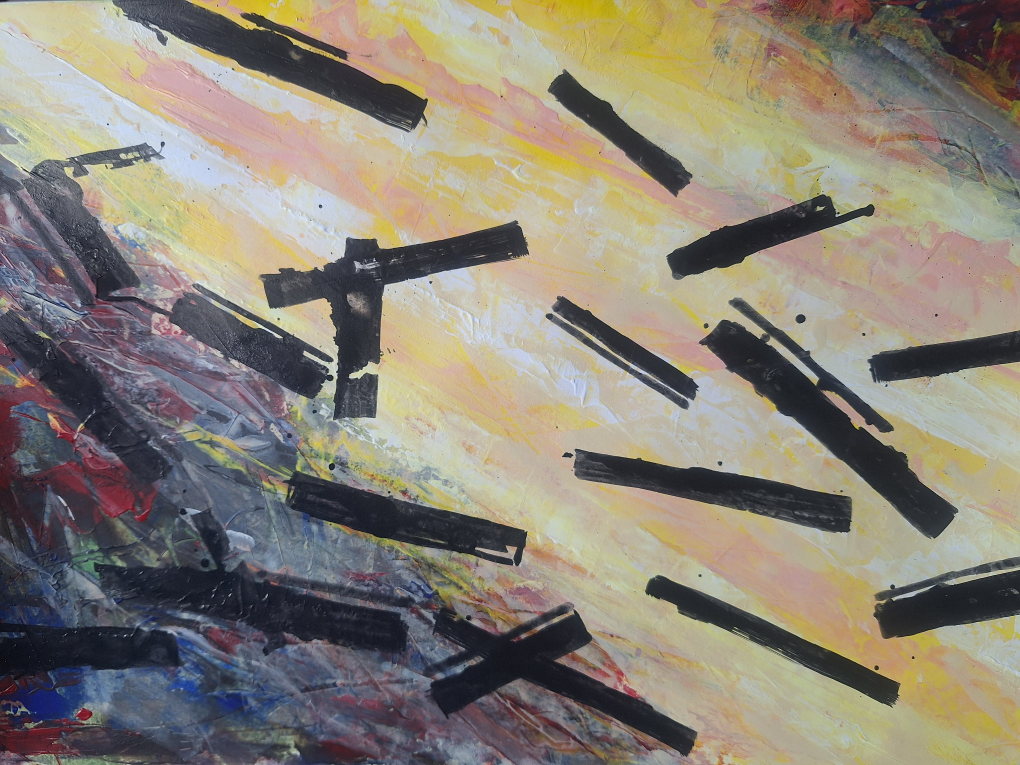
#> input picture content/img/inspiration/20260319_104339.jpg, 4080 x 3060 px (shown at 1/4 size); its folder holds 3 pictures in this run
$ python gen_gallery.py
#> lines starting #> are read from the running program, lines starting #| are printed output that depends on the picture
#!/usr/bin/env python3
"""content/img/inspiration 폴더의 그림마다 썸네일(긴 변 800px, webp)을 만들고, 원본 크기를
content/img/thumbs/meta.json 에 적어 둔다.

그림 정보(제목·연도·재료)와 정렬·표시는 전부 Node 쪽(quartz/garden/collect.ts, 아빠의 화단
컴포넌트)이 이 메타데이터 + garden.yaml/gallery.yaml 을 읽어서 한다 — 이 스크립트는 예전처럼
content/gallery.md 를 다시 쓰지 않는다(그 페이지는 이제 사람이 직접 관리하는 평범한 파일 +
컴포넌트가 채우는 구조라, CI가 덮어쓰면 안 된다).

CI(.github/workflows/deploy.yml)에서만 돈다 — 로컬에는 썸네일/meta.json 이 없다(CLAUDE.md §8).
"""

from __future__ import annotations  # `str | None` 같은 표기가 로컬 Python 3.9 에서도 되게

import json
from pathlib import Path

from PIL import Image, ImageOps

ROOT = Path(__file__).resolve().parent.parent   # quartz/ 루트

IMG_DIR = ROOT / "content" / "img" / "inspiration"

THUMB_DIR = ROOT / "content" / "img" / "thumbs"
THUMB_MAX = 800          # 긴 변 기준 픽셀
THUMB_QUALITY = 82
META_PATH = THUMB_DIR / "meta.json"

IMAGE_EXT = {".jpg", ".jpeg", ".png", ".gif", ".webp", ".avif"}


def make_thumb(src: Path) -> tuple[int, int] | None:
    """썸네일을 만들고 원본 (width, height) 를 반환. 실패하면 None."""
    THUMB_DIR.mkdir(parents=True, exist_ok=True)
    # src.stem 이 아니라 src.name(확장자 포함) — 같은 이름에 확장자만 다른 파일이 나중에
    # 생겨도(예: 20260727.jpg 와 20260727.png) 썸네일이 서로 덮어쓰지 않는다.
    dst = THUMB_DIR / (src.name + ".webp")

    try:
        with Image.open(src) as im:
#> im is the input picture: PIL image 4080x3060 RGB; mean R, G, B 137.7, 130.9, 118.4
            im = ImageOps.exif_transpose(im)      # 세로 사진 회전 보정
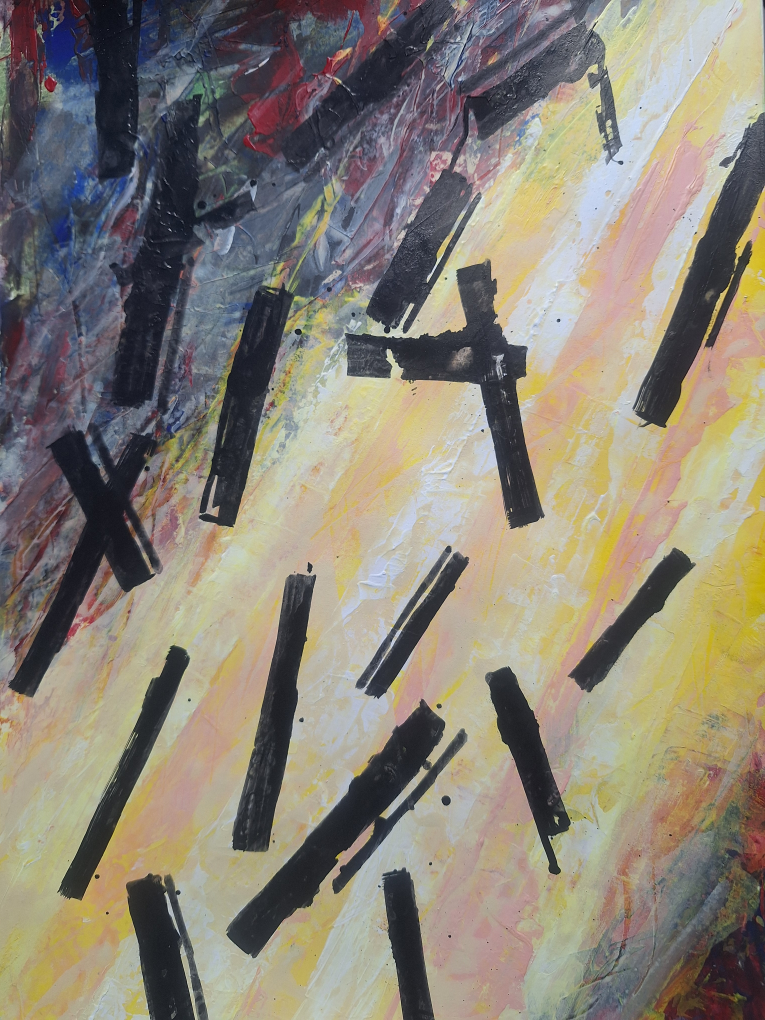
#> im: PIL image 3060x4080 RGB (shown at 1/4 size); mean R, G, B 137.7, 130.9, 118.4
            size = im.size                        # thumbnail() 이 제자리에서 줄이기 전에 저장
#> size = (3060, 4080)
            if not (dst.exists() and dst.stat().st_mtime >= src.stat().st_mtime):
                im.thumbnail((THUMB_MAX, THUMB_MAX))
                # 투명 배경(PNG 등)을 그냥 RGB로 바꾸면 배경이 검게 나온다 — 흰 배경에
                # 합성해서 그림처럼 보이게 한다. 투명도가 없는 그림(대부분의 사진)은 그대로.
                if im.mode in ("RGBA", "LA") or (im.mode == "P" and "transparency" in im.info):
                    bg = Image.new("RGB", im.size, (255, 255, 255))
                    bg.paste(im, mask=im.convert("RGBA").split()[-1])
                    im = bg
                else:
                    im = im.convert("RGB")
                im.save(dst, "WEBP", quality=THUMB_QUALITY, method=6)
                print(f"  thumb: {dst.name}")
    except Exception as e:
        print(f"  ! 썸네일 실패 ({src.name}): {e}")
        return None

    return size


def main() -> None:
    if not IMG_DIR.is_dir():
        raise SystemExit(f"폴더를 찾을 수 없음: {IMG_DIR}")

    files = sorted(
        p for p in IMG_DIR.iterdir()
        if p.is_file() and p.suffix.lower() in IMAGE_EXT
    )

    meta: dict[str, dict[str, int]] = {}
    ok = 0
    for p in files:
        size = make_thumb(p)
#> size = (3060, 4080)
        if size is None:
            continue
        meta[p.name] = {"width": size[0], "height": size[1]}
        ok += 1
#> pass 2 of the loop in main, `for p in files:`:
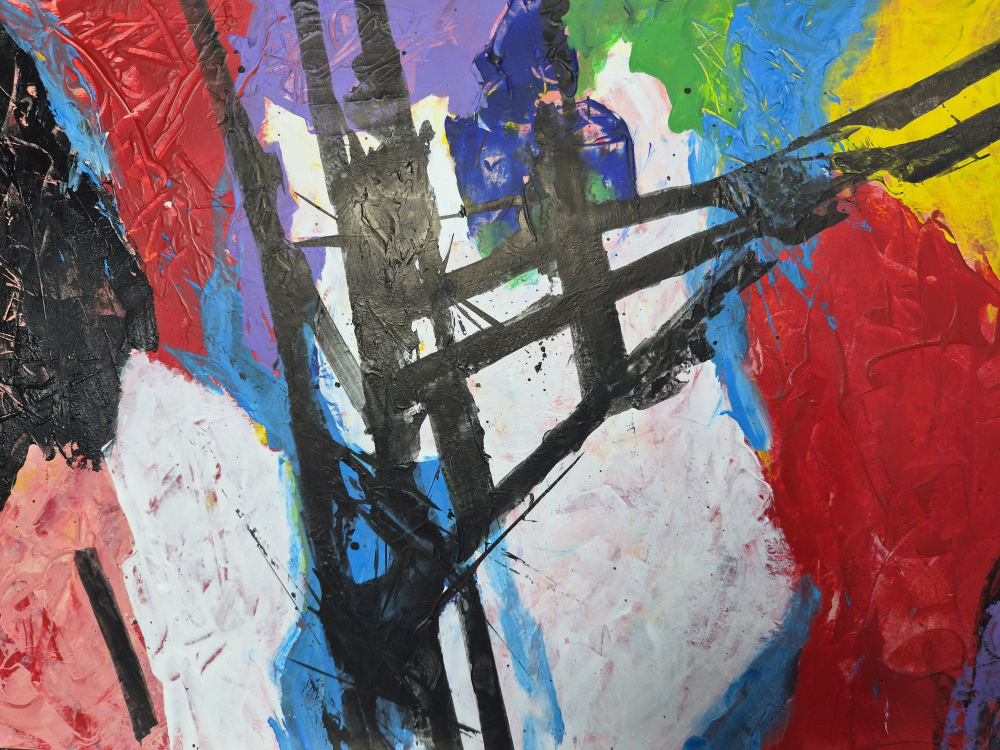
#> input picture content/img/inspiration/20260504_100709.jpg, 4000 x 3000 px (shown at 1/4 size)
#> in make_thumb, im is the input picture: PIL image 4000x3000 RGB; mean R, G, B 131.2, 111.1, 111.9
#> in make_thumb (call 2), `im.thumbnail((THUMB_MAX, THUMB_MAX))`:
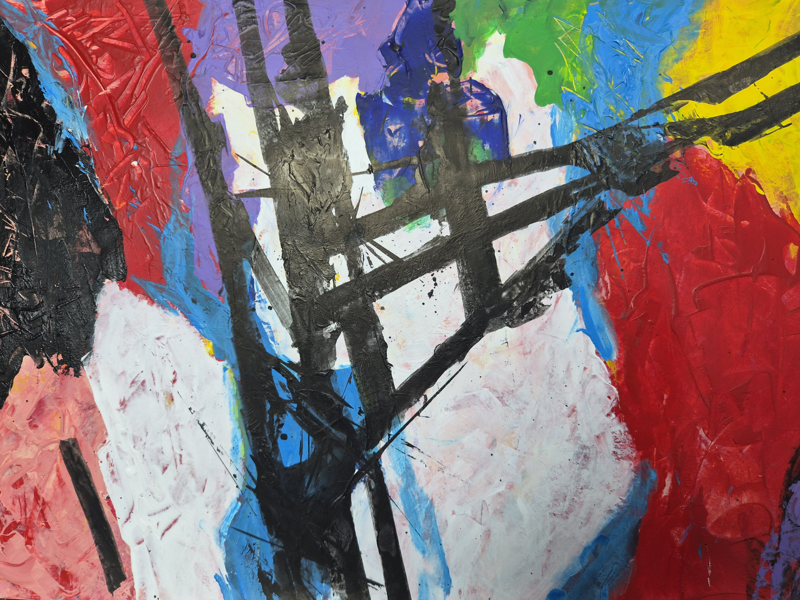
#> im: PIL image 800x600 RGB; mean R, G, B 131.4, 111.2, 112
#> pass 3 of the loop in main, `for p in files:`:
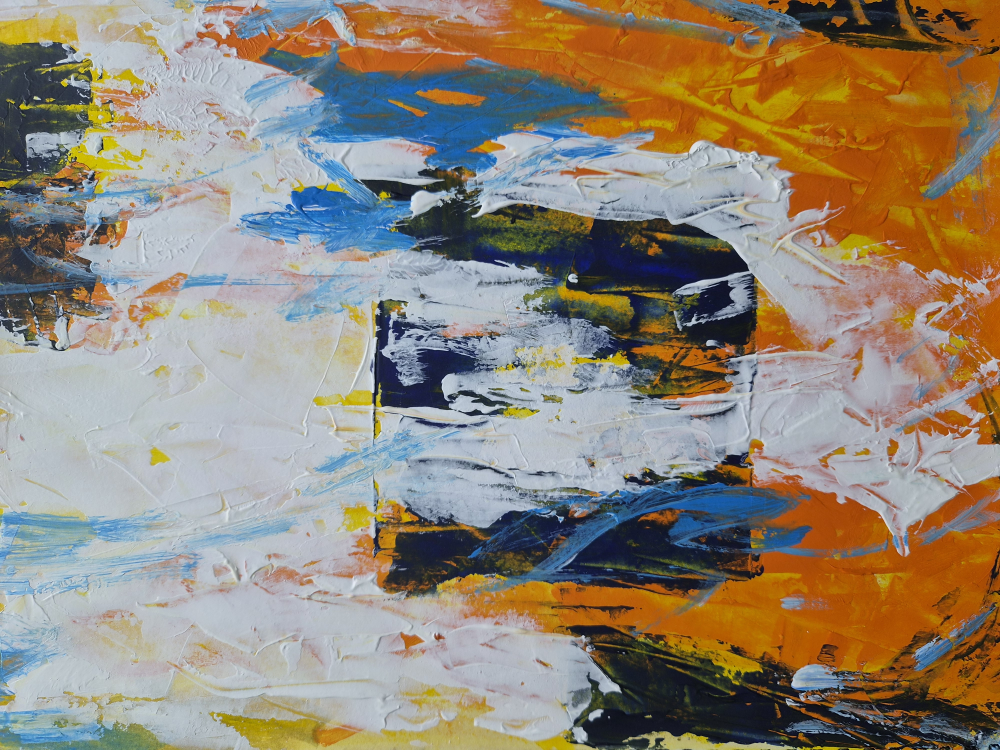
#> input picture content/img/inspiration/20260505_091320.jpg, 4000 x 3000 px (shown at 1/4 size)
#> in make_thumb, im is the input picture: PIL image 4000x3000 RGB; mean R, G, B 145.7, 134.6, 119.5
#> in make_thumb (call 3), `im = ImageOps.exif_transpose(im)`:
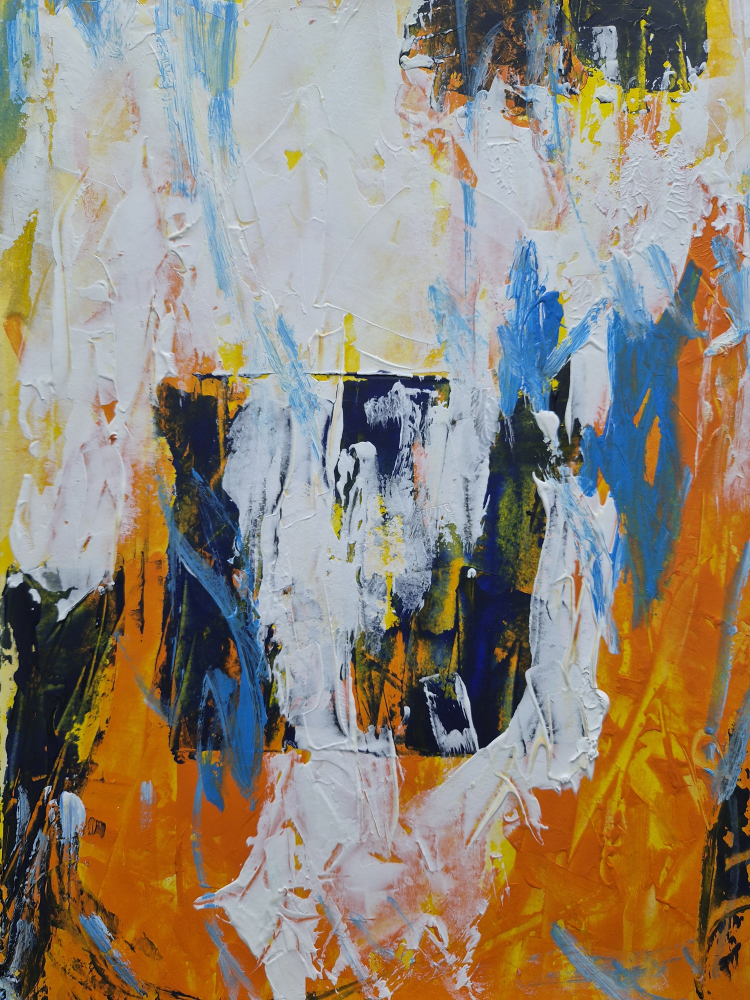
#> im: PIL image 3000x4000 RGB (shown at 1/4 size); mean R, G, B 145.7, 134.6, 119.5
#> in make_thumb (call 3), `im.thumbnail((THUMB_MAX, THUMB_MAX))`:
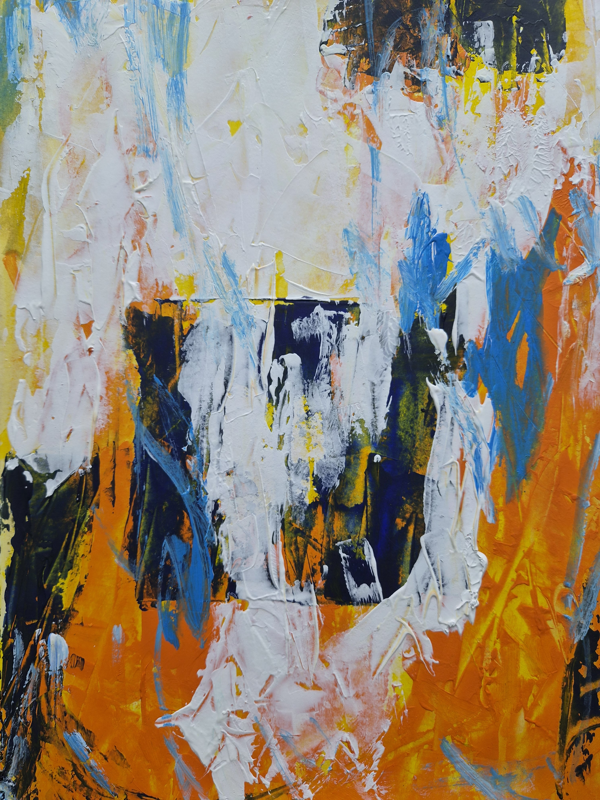
#> im: PIL image 600x800 RGB; mean R, G, B 145.9, 134.7, 119.7

    THUMB_DIR.mkdir(parents=True, exist_ok=True)
    META_PATH.write_text(json.dumps(meta, ensure_ascii=False, indent=2), encoding="utf-8")
    print(f"✓ {ok}/{len(files)}개 썸네일 → {THUMB_DIR.relative_to(ROOT)} (meta.json 포함)")


if __name__ == "__main__":
    main()
